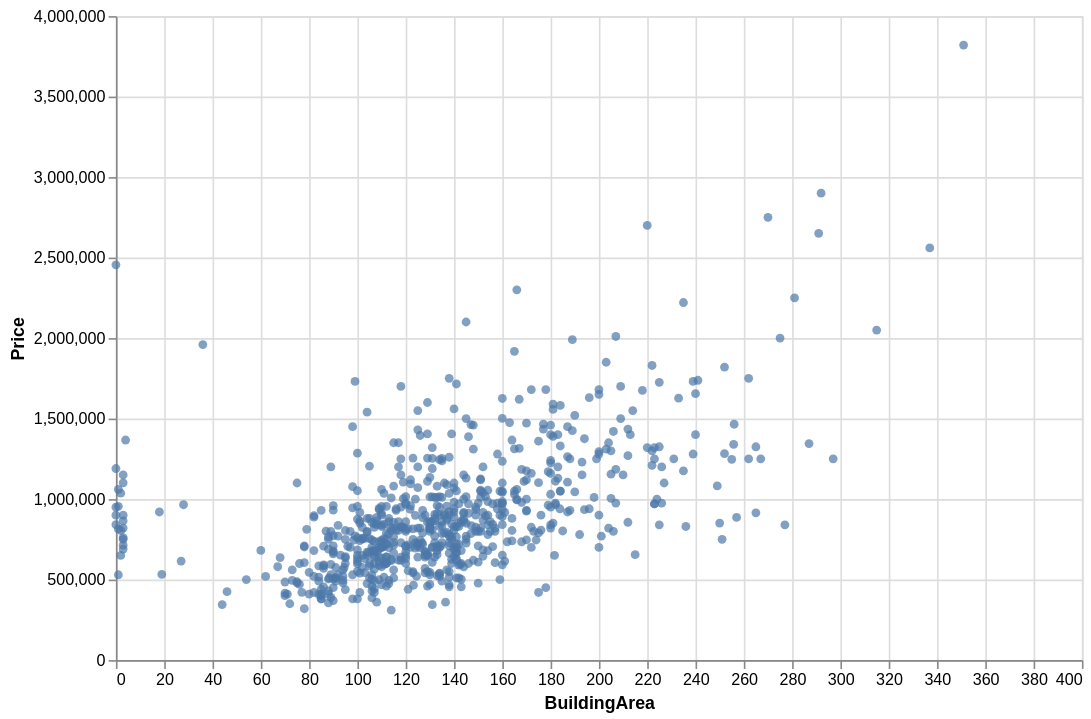

The notebook cell this image was saved under:
### Code cell
# Keep chart, change x :
alt.Chart(housing_data, height=400, width=600).mark_circle().encode(
    x='BuildingArea',
    y='Price'
)

### Figure 1 — Vega-Lite specification as saved in the notebook (floating-point values rounded to 4 significant figures; data arrays with more than 128 entries replaced by an {"elided": "..."} marker saying what was removed)
{"config": {"view": {"continuousWidth": 300, "continuousHeight": 300}}, "data": {"name": "data-392d7199c86f956a51f67ae46bc816ed"}, "mark": {"type": "circle"}, "encoding": {"x": {"field": "BuildingArea", "type": "quantitative"}, "y": {"field": "Price", "type": "quantitative"}}, "height": 400, "width": 600, "$schema": "https://vega.github.io/schema/vega-lite/v6.1.0.json", "datasets": {"data-392d7199c86f956a51f67ae46bc816ed": {"elided": "722 records"}}}
